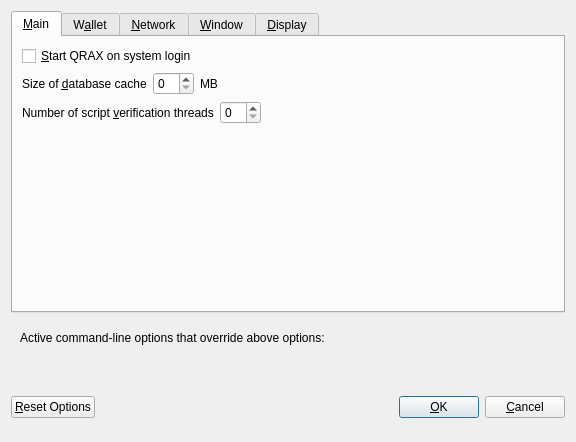
<?xml version="1.0" encoding="UTF-8"?>
<ui version="4.0">
 <class>OptionsDialog</class>
 <widget class="QDialog" name="OptionsDialog">
  <property name="geometry">
   <rect>
    <x>0</x>
    <y>0</y>
    <width>576</width>
    <height>442</height>
   </rect>
  </property>
  <property name="windowTitle">
   <string>Options</string>
  </property>
  <property name="modal">
   <bool>true</bool>
  </property>
  <layout class="QVBoxLayout" name="verticalLayout">
   <item>
    <widget class="QTabWidget" name="tabWidget">
     <property name="currentIndex">
      <number>0</number>
     </property>
     <widget class="QWidget" name="tabMain">
      <attribute name="title">
       <string>&amp;Main</string>
      </attribute>
      <layout class="QVBoxLayout" name="verticalLayout_Main">
       <item>
        <widget class="QCheckBox" name="bitcoinAtStartup">
         <property name="toolTip">
          <string>Automatically start QRAX after logging in to the system.</string>
         </property>
         <property name="text">
          <string>&amp;Start QRAX on system login</string>
         </property>
        </widget>
       </item>
       <item>
        <layout class="QHBoxLayout" name="horizontalLayout_2_Main">
         <item>
          <widget class="QLabel" name="databaseCacheLabel">
           <property name="text">
            <string>Size of &amp;database cache</string>
           </property>
           <property name="textFormat">
            <enum>Qt::PlainText</enum>
           </property>
           <property name="buddy">
            <cstring>databaseCache</cstring>
           </property>
          </widget>
         </item>
         <item>
          <widget class="QSpinBox" name="databaseCache"/>
         </item>
         <item>
          <widget class="QLabel" name="databaseCacheUnitLabel">
           <property name="text">
            <string>MB</string>
           </property>
           <property name="textFormat">
            <enum>Qt::PlainText</enum>
           </property>
          </widget>
         </item>
         <item>
          <spacer name="horizontalSpacer_2_Main">
           <property name="orientation">
            <enum>Qt::Horizontal</enum>
           </property>
           <property name="sizeHint" stdset="0">
            <size>
             <width>40</width>
             <height>20</height>
            </size>
           </property>
          </spacer>
         </item>
        </layout>
       </item>
       <item>
        <layout class="QHBoxLayout" name="horizontalLayout_3_Main">
         <item>
          <widget class="QLabel" name="threadsScriptVerifLabel">
           <property name="text">
            <string>Number of script &amp;verification threads</string>
           </property>
           <property name="textFormat">
            <enum>Qt::PlainText</enum>
           </property>
           <property name="buddy">
            <cstring>threadsScriptVerif</cstring>
           </property>
          </widget>
         </item>
         <item>
          <widget class="QSpinBox" name="threadsScriptVerif">
           <property name="toolTip">
            <string>(0 = auto, &lt;0 = leave that many cores free)</string>
           </property>
          </widget>
         </item>
         <item>
          <spacer name="horizontalSpacer_3_Main">
           <property name="orientation">
            <enum>Qt::Horizontal</enum>
           </property>
           <property name="sizeHint" stdset="0">
            <size>
             <width>40</width>
             <height>20</height>
            </size>
           </property>
          </spacer>
         </item>
        </layout>
       </item>
       <item>
        <spacer name="verticalSpacer_2">
         <property name="orientation">
          <enum>Qt::Vertical</enum>
         </property>
         <property name="sizeHint" stdset="0">
          <size>
           <width>20</width>
           <height>40</height>
          </size>
         </property>
        </spacer>
       </item>
      </layout>
     </widget>
     <widget class="QWidget" name="tabWallet">
      <attribute name="title">
       <string>W&amp;allet</string>
      </attribute>
      <layout class="QVBoxLayout" name="verticalLayout_Wallet">
       <item>
        <layout class="QHBoxLayout" name="horizontalLayout_2_Wallet">
         <item>
          <widget class="QLabel" name="labelStakeSplitThresholdText">
           <property name="text">
            <string>Stake split threshold:</string>
           </property>
          </widget>
         </item>
         <item>
          <widget class="QSpinBox" name="spinBoxStakeSplitThreshold">
           <property name="minimum">
            <number>1</number>
           </property>
           <property name="maximum">
            <number>999999</number>
           </property>
          </widget>
         </item>
        </layout>
       </item>
       <item>
        <widget class="QGroupBox" name="groupBox">
         <property name="title">
          <string>Expert</string>
         </property>
         <layout class="QVBoxLayout" name="verticalLayout_2">
          <item>
           <widget class="QCheckBox" name="coinControlFeatures">
            <property name="toolTip">
             <string>Whether to show coin control features or not.</string>
            </property>
            <property name="text">
             <string>Enable coin &amp;control features</string>
            </property>
           </widget>
          </item>
          <item>
           <widget class="QCheckBox" name="showMasternodesTab">
            <property name="toolTip">
             <string>Show additional tab listing all your masternodes in first sub-tab&lt;br/&gt;and all masternodes on the network in second sub-tab.</string>
            </property>
            <property name="text">
             <string>Show Masternodes Tab</string>
            </property>
           </widget>
          </item>
          <item>
           <widget class="QCheckBox" name="spendZeroConfChange">
            <property name="toolTip">
             <string>If you disable the spending of unconfirmed change, the change from a transaction&lt;br/&gt;cannot be used until that transaction has at least one confirmation.&lt;br/&gt;This also affects how your balance is computed.</string>
            </property>
            <property name="text">
             <string>&amp;Spend unconfirmed change</string>
            </property>
           </widget>
          </item>
         </layout>
        </widget>
       </item>
       <item>
        <spacer name="verticalSpacer_Wallet">
         <property name="orientation">
          <enum>Qt::Vertical</enum>
         </property>
         <property name="sizeHint" stdset="0">
          <size>
           <width>20</width>
           <height>40</height>
          </size>
         </property>
        </spacer>
       </item>
      </layout>
     </widget>
     <widget class="QWidget" name="tabNetwork">
      <attribute name="title">
       <string>&amp;Network</string>
      </attribute>
      <layout class="QVBoxLayout" name="verticalLayout_Network">
       <item>
        <widget class="QCheckBox" name="mapPortUpnp">
         <property name="toolTip">
          <string>Automatically open the QRAX client port on the router. This only works when your router supports UPnP and it is enabled.</string>
         </property>
         <property name="text">
          <string>Map port using &amp;UPnP</string>
         </property>
        </widget>
       </item>
       <item>
        <widget class="QCheckBox" name="allowIncoming">
         <property name="toolTip">
          <string>Accept connections from outside</string>
         </property>
         <property name="text">
          <string>Allow incoming connections</string>
         </property>
        </widget>
       </item>
       <item>
        <widget class="QCheckBox" name="connectSocks">
         <property name="toolTip">
          <string>Connect to the QRAX network through a SOCKS5 proxy.</string>
         </property>
         <property name="text">
          <string>&amp;Connect through SOCKS5 proxy (default proxy):</string>
         </property>
        </widget>
       </item>
       <item>
        <layout class="QHBoxLayout" name="horizontalLayout_1_Network">
         <item>
          <widget class="QLabel" name="proxyIpLabel">
           <property name="text">
            <string>Proxy &amp;IP:</string>
           </property>
           <property name="textFormat">
            <enum>Qt::PlainText</enum>
           </property>
           <property name="buddy">
            <cstring>proxyIp</cstring>
           </property>
          </widget>
         </item>
         <item>
          <widget class="QValidatedLineEdit" name="proxyIp">
           <property name="minimumSize">
            <size>
             <width>140</width>
             <height>0</height>
            </size>
           </property>
           <property name="maximumSize">
            <size>
             <width>140</width>
             <height>16777215</height>
            </size>
           </property>
           <property name="toolTip">
            <string>IP address of the proxy (e.g. IPv4: 127.0.0.1 / IPv6: ::1)</string>
           </property>
          </widget>
         </item>
         <item>
          <widget class="QLabel" name="proxyPortLabel">
           <property name="text">
            <string>&amp;Port:</string>
           </property>
           <property name="textFormat">
            <enum>Qt::PlainText</enum>
           </property>
           <property name="buddy">
            <cstring>proxyPort</cstring>
           </property>
          </widget>
         </item>
         <item>
          <widget class="QLineEdit" name="proxyPort">
           <property name="minimumSize">
            <size>
             <width>55</width>
             <height>0</height>
            </size>
           </property>
           <property name="maximumSize">
            <size>
             <width>55</width>
             <height>16777215</height>
            </size>
           </property>
           <property name="toolTip">
            <string>Port of the proxy (e.g. 9050)</string>
           </property>
          </widget>
         </item>
         <item>
          <spacer name="horizontalSpacer_1_Network">
           <property name="orientation">
            <enum>Qt::Horizontal</enum>
           </property>
           <property name="sizeHint" stdset="0">
            <size>
             <width>40</width>
             <height>20</height>
            </size>
           </property>
          </spacer>
         </item>
        </layout>
       </item>
       <item>
        <spacer name="verticalSpacer_Network">
         <property name="orientation">
          <enum>Qt::Vertical</enum>
         </property>
         <property name="sizeHint" stdset="0">
          <size>
           <width>20</width>
           <height>40</height>
          </size>
         </property>
        </spacer>
       </item>
      </layout>
     </widget>
     <widget class="QWidget" name="tabWindow">
      <attribute name="title">
       <string>&amp;Window</string>
      </attribute>
      <layout class="QVBoxLayout" name="verticalLayout_Window">
       <item>
        <widget class="QCheckBox" name="minimizeToTray">
         <property name="toolTip">
          <string>Show only a tray icon after minimizing the window.</string>
         </property>
         <property name="text">
          <string>&amp;Minimize to the tray instead of the taskbar</string>
         </property>
        </widget>
       </item>
       <item>
        <widget class="QCheckBox" name="minimizeOnClose">
         <property name="toolTip">
          <string>Minimize instead of exit the application when the window is closed. When this option is enabled, the application will be closed only after selecting Quit in the menu.</string>
         </property>
         <property name="text">
          <string>M&amp;inimize on close</string>
         </property>
        </widget>
       </item>
       <item>
        <spacer name="verticalSpacer_Window">
         <property name="orientation">
          <enum>Qt::Vertical</enum>
         </property>
         <property name="sizeHint" stdset="0">
          <size>
           <width>20</width>
           <height>40</height>
          </size>
         </property>
        </spacer>
       </item>
      </layout>
     </widget>
     <widget class="QWidget" name="tabDisplay">
      <attribute name="title">
       <string>&amp;Display</string>
      </attribute>
      <layout class="QVBoxLayout" name="verticalLayout_Display">
       <item>
        <layout class="QHBoxLayout" name="horizontalLayout_1_Display">
         <item>
          <widget class="QLabel" name="langLabel">
           <property name="text">
            <string>User Interface &amp;language:</string>
           </property>
           <property name="textFormat">
            <enum>Qt::PlainText</enum>
           </property>
           <property name="buddy">
            <cstring>lang</cstring>
           </property>
          </widget>
         </item>
         <item>
          <widget class="QValueComboBox" name="lang" native="true">
           <property name="toolTip">
            <string>The user interface language can be set here. This setting will take effect after restarting QRAX.</string>
           </property>
          </widget>
         </item>
        </layout>
       </item>
       <item>
        <widget class="QLabel" name="label_3">
         <property name="toolTip">
          <string notr="true"/>
         </property>
         <property name="statusTip">
          <string notr="true"/>
         </property>
         <property name="whatsThis">
          <string notr="true"/>
         </property>
         <property name="accessibleName">
          <string notr="true"/>
         </property>
         <property name="text">
          <string>Language missing or translation incomplete? Help contributing translations here:
https://www.transifex.com/qrax-project/qrax-project-translations</string>
         </property>
         <property name="wordWrap">
          <bool>true</bool>
         </property>
         <property name="openExternalLinks">
          <bool>true</bool>
         </property>
         <property name="textInteractionFlags">
          <set>Qt::TextBrowserInteraction</set>
         </property>
        </widget>
       </item>
       <item>
        <layout class="QHBoxLayout" name="horizontalLayout_2_Display" stretch="0,0">
         <item>
          <widget class="QLabel" name="themeLabel">
           <property name="text">
            <string>User Interface Theme:</string>
           </property>
          </widget>
         </item>
         <item>
          <widget class="QValueComboBox" name="theme" native="true"/>
         </item>
        </layout>
       </item>
       <item>
        <widget class="QWidget" name="verticalQraxDisplayWidget" native="true">
         <layout class="QVBoxLayout" name="verticalQraxDisplayLayout">
          <property name="leftMargin">
           <number>0</number>
          </property>
          <property name="topMargin">
           <number>0</number>
          </property>
          <property name="rightMargin">
           <number>0</number>
          </property>
          <property name="bottomMargin">
           <number>0</number>
          </property>
          <item>
           <widget class="Line" name="line">
            <property name="orientation">
             <enum>Qt::Horizontal</enum>
            </property>
           </widget>
          </item>
          <item>
           <layout class="QHBoxLayout" name="horizontalLayout_3_Display">
            <item>
             <widget class="QLabel" name="unitLabel">
              <property name="text">
               <string>Unit to show amounts in:</string>
              </property>
              <property name="textFormat">
               <enum>Qt::PlainText</enum>
              </property>
             </widget>
            </item>
            <item>
             <widget class="QValueComboBox" name="unit" native="true">
              <property name="toolTip">
               <string>Choose the default subdivision unit to show in the interface and when sending coins.</string>
              </property>
             </widget>
            </item>
           </layout>
          </item>
          <item>
           <layout class="QHBoxLayout" name="horizontalLayout_4_Display">
            <item>
             <widget class="QLabel" name="digitsLabel">
              <property name="text">
               <string>Decimal digits</string>
              </property>
             </widget>
            </item>
            <item>
             <widget class="QValueComboBox" name="digits" native="true"/>
            </item>
           </layout>
          </item>
          <item>
           <layout class="QHBoxLayout" name="horizontalLayout_7_Display">
            <property name="topMargin">
             <number>0</number>
            </property>
            <item>
             <widget class="QLabel" name="labelAssetPercent">
              <property name="text">
               <string>Asset Percent Perriod</string>
              </property>
             </widget>
            </item>
            <item>
             <widget class="QValueComboBox" name="assets" native="true">
              <property name="toolTip">
               <string/>
              </property>
             </widget>
            </item>
           </layout>
          </item>
          <item>
           <layout class="QHBoxLayout" name="horizontalLayout_5_Display">
            <item>
             <widget class="QCheckBox" name="checkBoxHideZeroBalances">
              <property name="toolTip">
               <string>Hide empty balances</string>
              </property>
              <property name="layoutDirection">
               <enum>Qt::LeftToRight</enum>
              </property>
              <property name="text">
               <string>Hide empty balances</string>
              </property>
             </widget>
            </item>
            <item>
             <widget class="QCheckBox" name="checkBoxHideOrphans">
              <property name="toolTip">
               <string>Hide orphan stakes in transaction lists</string>
              </property>
              <property name="text">
               <string>Hide orphan stakes</string>
              </property>
             </widget>
            </item>
            <item>
             <spacer name="horizontalSpacer">
              <property name="orientation">
               <enum>Qt::Horizontal</enum>
              </property>
              <property name="sizeHint" stdset="0">
               <size>
                <width>40</width>
                <height>20</height>
               </size>
              </property>
             </spacer>
            </item>
           </layout>
          </item>
          <item>
           <layout class="QHBoxLayout" name="horizontalLayout_6_Display">
            <item>
             <widget class="QLabel" name="thirdPartyTxUrlsLabel">
              <property name="toolTip">
               <string>Third party URLs (e.g. a block explorer) that appear in the transactions tab as context menu items. %s in the URL is replaced by transaction hash. Multiple URLs are separated by vertical bar |.</string>
              </property>
              <property name="text">
               <string>Third party transaction URLs</string>
              </property>
             </widget>
            </item>
            <item>
             <widget class="QLineEdit" name="thirdPartyTxUrls">
              <property name="toolTip">
               <string>Third party URLs (e.g. a block explorer) that appear in the transactions tab as context menu items. %s in the URL is replaced by transaction hash. Multiple URLs are separated by vertical bar |.</string>
              </property>
             </widget>
            </item>
           </layout>
          </item>
         </layout>
        </widget>
       </item>
       <item>
        <spacer name="verticalSpacer">
         <property name="orientation">
          <enum>Qt::Vertical</enum>
         </property>
         <property name="sizeHint" stdset="0">
          <size>
           <width>20</width>
           <height>40</height>
          </size>
         </property>
        </spacer>
       </item>
      </layout>
     </widget>
    </widget>
   </item>
   <item>
    <widget class="QFrame" name="frame">
     <layout class="QVBoxLayout" name="verticalLayout_Bottom">
      <item>
       <layout class="QHBoxLayout" name="horizontalLayout_Bottom">
        <item>
         <widget class="QLabel" name="overriddenByCommandLineInfoLabel">
          <property name="text">
           <string>Active command-line options that override above options:</string>
          </property>
          <property name="textFormat">
           <enum>Qt::PlainText</enum>
          </property>
         </widget>
        </item>
        <item>
         <spacer name="horizontalSpacer_Bottom">
          <property name="orientation">
           <enum>Qt::Horizontal</enum>
          </property>
          <property name="sizeHint" stdset="0">
           <size>
            <width>40</width>
            <height>20</height>
           </size>
          </property>
         </spacer>
        </item>
       </layout>
      </item>
      <item>
       <widget class="QLabel" name="overriddenByCommandLineLabel">
        <property name="text">
         <string/>
        </property>
        <property name="textFormat">
         <enum>Qt::PlainText</enum>
        </property>
        <property name="wordWrap">
         <bool>true</bool>
        </property>
       </widget>
      </item>
     </layout>
    </widget>
   </item>
   <item>
    <layout class="QHBoxLayout" name="horizontalLayout_Buttons">
     <item>
      <widget class="QPushButton" name="resetButton">
       <property name="toolTip">
        <string>Reset all client options to default.</string>
       </property>
       <property name="text">
        <string>&amp;Reset Options</string>
       </property>
       <property name="autoDefault">
        <bool>false</bool>
       </property>
      </widget>
     </item>
     <item>
      <spacer name="horizontalSpacer_1">
       <property name="orientation">
        <enum>Qt::Horizontal</enum>
       </property>
       <property name="sizeHint" stdset="0">
        <size>
         <width>40</width>
         <height>48</height>
        </size>
       </property>
      </spacer>
     </item>
     <item>
      <widget class="QLabel" name="statusLabel">
       <property name="minimumSize">
        <size>
         <width>200</width>
         <height>0</height>
        </size>
       </property>
       <property name="font">
        <font>
         <weight>75</weight>
         <bold>true</bold>
        </font>
       </property>
       <property name="text">
        <string/>
       </property>
       <property name="textFormat">
        <enum>Qt::PlainText</enum>
       </property>
       <property name="wordWrap">
        <bool>true</bool>
       </property>
      </widget>
     </item>
     <item>
      <spacer name="horizontalSpacer_2">
       <property name="orientation">
        <enum>Qt::Horizontal</enum>
       </property>
       <property name="sizeHint" stdset="0">
        <size>
         <width>40</width>
         <height>48</height>
        </size>
       </property>
      </spacer>
     </item>
     <item>
      <widget class="QPushButton" name="okButton">
       <property name="text">
        <string>&amp;OK</string>
       </property>
       <property name="autoDefault">
        <bool>false</bool>
       </property>
       <property name="default">
        <bool>true</bool>
       </property>
      </widget>
     </item>
     <item>
      <widget class="QPushButton" name="cancelButton">
       <property name="text">
        <string>&amp;Cancel</string>
       </property>
       <property name="autoDefault">
        <bool>false</bool>
       </property>
      </widget>
     </item>
    </layout>
   </item>
  </layout>
 </widget>
 <customwidgets>
  <customwidget>
   <class>QValueComboBox</class>
   <extends>QWidget</extends>
   <header>qvaluecombobox.h</header>
  </customwidget>
  <customwidget>
   <class>QValidatedLineEdit</class>
   <extends>QLineEdit</extends>
   <header>qvalidatedlineedit.h</header>
  </customwidget>
 </customwidgets>
 <resources/>
 <connections/>
</ui>
